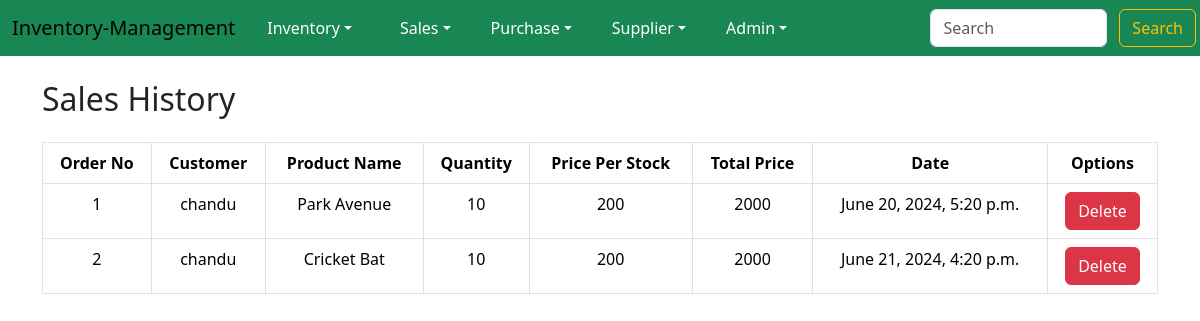
Page /sales/sales-history/ (signed in) on the committed database.
### sales/models.py (models this page shows, shortened)
class SalesModel(models.Model):
    order_no = models.IntegerField(primary_key=True)
    customer = models.ForeignKey(CustomerModel, on_delete=models.CASCADE)
    product = models.ForeignKey(InventoryModel, on_delete=models.CASCADE)
    quantity = models.IntegerField()
    price = models.IntegerField()
    total_price = models.IntegerField()
    date = models.DateTimeField(auto_now=True)

class CustomerModel(models.Model):
    customer = models.CharField(max_length=100)
    contact = models.IntegerField()
    def __str__(self):
        return self.customer

### inventory/models.py (models this page shows)
class InventoryModel(models.Model):
    product_name = models.CharField(max_length=100)
    product_description = models.TextField()
    available_quantity = models.IntegerField()
    def __str__(self):
        return self.product_name

### sales/views.py (the view)
# urls.py: path('sales-history/', views.sales_history, name='sales-history'),
@login_required
def sales_history(request):
    model = SalesModel.objects.all()
    return render(request, 'sales/sales_history.html', {
        'model': model
    })

### sales/templates/sales/sales_history.html (shortened to what this page needs)
{% extends 'base.html' %}
{% block content %}
    <div class='container'>
        <h2 class='mt-4'>Sales History</h2>
        <table class="table mt-4 table-bordered text-center">
            <thead>
              <tr>
                <th scope="col">Order No</th>
                <th scope="col">Customer</th>
                <th scope="col">Product Name</th>
                <th scope="col">Quantity</th>
                <th scope="col">Price Per Stock</th>
                <th scope="col">Total Price</th>
                <th scope="col">Date</th>
                <th scope="col">Options</th>
              </tr>
            </thead>
            <tbody>
                {% for row in model %}
                    <tr>
                        <td>{{ row.order_no }}</td>
                        <td>{{ row.customer }}</td>
                        <td>{{ row.product }}</td>
                        <td>{{ row.quantity }}</td>
                        <td>{{ row.price }}</td>
                        <td>{{ row.total_price }}</td>
                        <td>{{ row.date }}</td>
                        <td><a class='btn btn-danger' href={% url 'delete-sale' row.order_no %}>Delete</a></td>
                    </tr>
                {% endfor %}
            </tbody>
          </table>
    </div>
{% endblock %}

### templates/base.html (shortened to what this page needs)
<!DOCTYPE html>
<html lang="en">
<head>
    <link href="https://cdn.jsdelivr.net/npm/bootstrap@5.3.3/dist/css/bootstrap.min.css" rel="stylesheet">
</head>
</head>
<body>
    <nav class="navbar navbar-expand-lg bg-success">
        <div class="container-fluid">
            <a class="navbar-brand" href="#">
                Inventory-Management
            </a>
            <div class="collapse navbar-collapse" id="navbarSupportedContent">
                <ul class="navbar-nav me-auto mb-2 mb-lg-0">
                    {% if not user.is_authenticated %}
                        <li class="nav-item mx-2">
                            <a class="nav-link text-white" href="{% url 'sign-up' %}">Sign Up</a>
                        </li>
                    {% else %}
                            <li class="nav-item dropdown me-4">
                                    <a class="nav-link text-white dropdown-toggle mx-2" href="{% url 'index' %} id="navbarDarkDropdownMenuLink" role="button" data-bs-toggle="dropdown" aria-expanded="false"">Inventory</a>
                                </li>
                                <li class="nav-item dropdown me-4">
                                    <a class="nav-link text-white dropdown-toggle" href="{% url 'index' %} id="navbarDarkDropdownMenuLink" role="button" data-bs-toggle="dropdown" aria-expanded="false"">Sales</a>
                                </li>
                                <li class="nav-item dropdown me-4">
                                    <a class="nav-link text-white dropdown-toggle" href="#" id="navbarDarkDropdownMenuLink" role="button" data-bs-toggle="dropdown" aria-expanded="false">Purchase</a>
                                </li>
                                <li class="nav-item dropdown me-4">
                                    <a class="nav-link text-white dropdown-toggle" href="#" id="navbarDarkDropdownMenuLink" role="button" data-bs-toggle="dropdown" aria-expanded="false">Supplier</a>
                                </li>
                                <li class="nav-item dropdown me-4">
                                    <a class="nav-link text-white dropdown-toggle" href="#" id="navbarDarkDropdownMenuLink" role="button" data-bs-toggle="dropdown" aria-expanded="false">{{user.username|capfirst}}</a>
                                </li>
                            </ul>
                        </div>
                    {% endif %}
            </div>
            <div class="justify-content-end">
                <form class="d-flex" role="search" action='{% url 'search' %}' method="GET">
                    <input class="form-control me-2" type="search" placeholder="Search" aria-label="Search" name='q'>
                    <button class="btn btn-outline-warning mx-1" type="submit">Search</button>
                </form>
            </div>
      </nav>
    {% block content %}
    {% endblock %}
</body>
</html>

### rows in the picture
SalesModel: order_no "1", customer "chandu", product "Park Avenue", quantity "10", price "200", total_price "2000", date "June 20, 2024, 5:20 p.m."
SalesModel: order_no "2", customer "chandu", product "Cricket Bat", quantity "10", price "200", total_price "2000", date "June 21, 2024, 4:20 p.m."

### other values in the picture
{{ user.username|capfirst }} "Admin"
